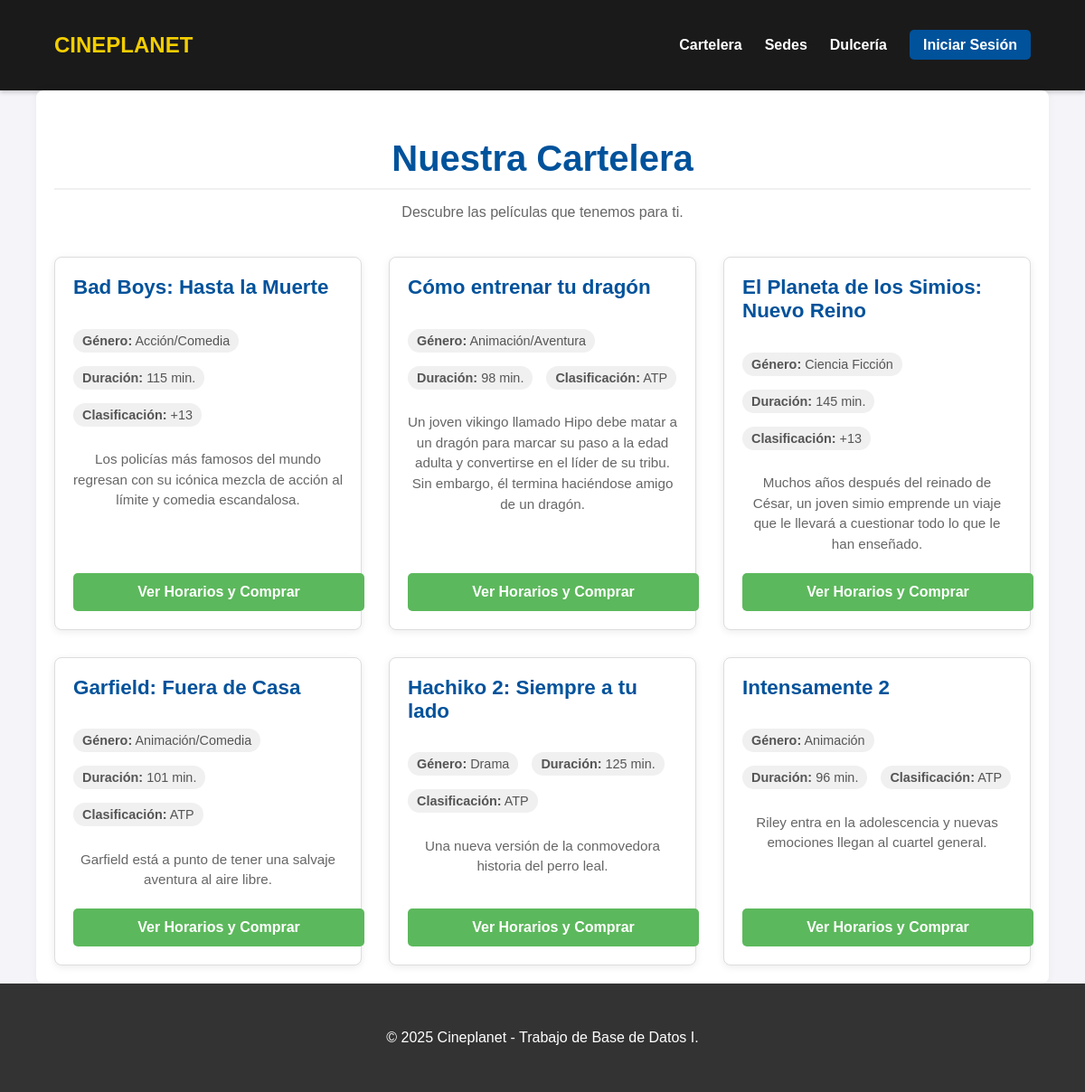
The page / on the database its author committed.
### tables this page shows
CREATE TABLE Pelicula (
    ID_pelicula INT AUTO_INCREMENT PRIMARY KEY,
    titulo VARCHAR(200) NOT NULL,
    genero VARCHAR(50) NOT NULL,
    duracion_minutos INT NOT NULL,
    clasificacion ENUM('ATP', '+13', '+16', '+18') DEFAULT 'ATP',
    sinopsis TEXT
);

### index.php (the view)
<?php
require_once 'includes/public_header.php';
?>
<div class="cartelera-container">
    <h2>Nuestra Cartelera</h2>
    <p>Descubre las películas que tenemos para ti.</p>
    <div class="movie-grid">
        <?php
        $sql = "SELECT ID_pelicula, titulo, genero, duracion_minutos, clasificacion, sinopsis FROM Pelicula ORDER BY titulo";
        $result = $conn->query($sql);
        if ($result->num_rows > 0) {
            while($pelicula = $result->fetch_assoc()) {
        ?>
            <div class="movie-card">
                <h3><?php echo htmlspecialchars($pelicula['titulo']); ?></h3>
                <div class="movie-details">
                    <span><strong>Género:</strong> <?php echo htmlspecialchars($pelicula['genero']); ?></span>
                    <span><strong>Duración:</strong> <?php echo $pelicula['duracion_minutos']; ?> min.</span>
                    <span><strong>Clasificación:</strong> <?php echo htmlspecialchars($pelicula['clasificacion']); ?></span>
                </div>
                <p class="sinopsis"><?php echo htmlspecialchars($pelicula['sinopsis']); ?></p>
                <a href="pelicula_detalle.php?id=<?php echo $pelicula['ID_pelicula']; ?>" class="btn-comprar">Ver Horarios y Comprar</a>
            </div>
        <?php
            }
        } else {
            echo "<p>No hay películas en cartelera en este momento.</p>";
        }
        ?>
    </div>
</div>
<?php
require_once 'includes/footer.php';
?>

### css/style.css (style rules this page uses)
body { font-family: Arial, sans-serif; background-color: #f4f4f9; margin: 0; color: #333; display: flex; flex-direction: column; min-height: 100vh; }
h2 { color: #00529b; border-bottom: 2px solid #f0f0f0; padding-bottom: 10px; }
.cartelera-container h2 { text-align: center; font-size: 2.5rem; margin-bottom: 10px; }
.cartelera-container p { text-align: center; color: #666; margin-bottom: 40px; }
.movie-grid { display: grid; grid-template-columns: repeat(auto-fill, minmax(300px, 1fr)); gap: 30px; }
.movie-card { background-color: #fff; border: 1px solid #ddd; border-radius: 8px; box-shadow: 0 2px 8px rgba(0, 0, 0, 0.08); padding: 20px; display: flex; flex-direction: column; }
.movie-card h3 { color: #00529b; margin-top: 0; font-size: 1.4rem; }
.movie-card .movie-details { display: flex; flex-wrap: wrap; gap: 15px; margin: 10px 0; font-size: 0.9rem; color: #555; }
.movie-card .movie-details span { background-color: #f0f0f0; padding: 5px 10px; border-radius: 15px; }
.movie-card .sinopsis { font-size: 0.95rem; line-height: 1.5; flex-grow: 1; margin-bottom: 20px; }
.movie-card .btn-comprar { display: block; width: 100%; text-align: center; background-color: #5cb85c; color: white; padding: 12px; text-decoration: none; border-radius: 5px; font-weight: bold; margin-top: auto; transition: background-color 0.3s; }

### rows shown on the page
pelicula: titulo "Bad Boys: Hasta la Muerte", genero "Acción/Comedia", duracion_minutos "115", clasificacion "+13", sinopsis "Los policías más famosos del mundo regresan con su icónica mezcla de acción al límite y comedia escandalosa."
pelicula: titulo "Cómo entrenar tu dragón", genero "Animación/Aventura", duracion_minutos "98", clasificacion "ATP", sinopsis "Un joven vikingo llamado Hipo debe matar a un dragón para marcar su paso a la edad adulta y convertirse en el líder de su tribu. Sin embargo, él termina haciéndose amigo de un dragón."
pelicula: titulo "El Planeta de los Simios: Nuevo Reino", genero "Ciencia Ficción", duracion_minutos "145", clasificacion "+13", sinopsis "Muchos años después del reinado de César, un joven simio emprende un viaje que le llevará a cuestionar todo lo que le han enseñado."
pelicula: titulo "Garfield: Fuera de Casa", genero "Animación/Comedia", duracion_minutos "101", clasificacion "ATP", sinopsis "Garfield está a punto de tener una salvaje aventura al aire libre."
pelicula: titulo "Hachiko 2: Siempre a tu lado", genero "Drama", duracion_minutos "125", clasificacion "ATP", sinopsis "Una nueva versión de la conmovedora historia del perro leal."
pelicula: titulo "Intensamente 2", genero "Animación", duracion_minutos "96", clasificacion "ATP", sinopsis "Riley entra en la adolescencia y nuevas emociones llegan al cuartel general."
